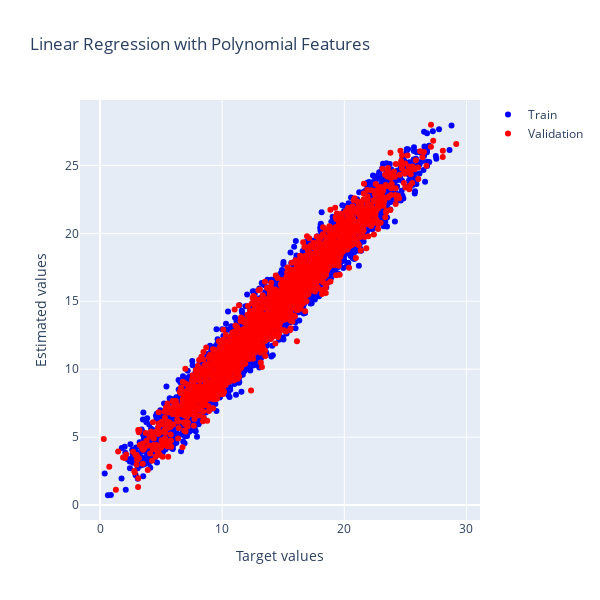

Write notebook code for a chart like this one.
### Markdown cell above
### Linear Regression Model: Polynomial Features
Generate a new feature matrix consisting of all polynomial combinations of the features with degree less than or equal to the specified degree. For example, if an input sample is two dimensional and of the form [a, b], the degree-2 polynomial features are [1, a, b, a^2, ab, b^2].

(https://scikit-learn.org/stable/modules/generated/sklearn.preprocessing.PolynomialFeatures.html)

<br> Using sklearn.pipeline and GridSearch to find best parameters/degree for polynomial features on linear regression.
<br> Result:
- polynomial features of degree 3 leads to the best results in train and validation data

### Code cell
from sklearn.preprocessing import PolynomialFeatures
from sklearn.pipeline import Pipeline

polynomial_pipeline = Pipeline([
    ('poly', PolynomialFeatures()),
    ('model', LinearRegression())
])

grid_params = {
    'poly__degree': (2,3,4),
    'poly__interaction_only': (True, False),
    'poly__include_bias': (True, False)
}

gs_2 = GridSearchCV(polynomial_pipeline, grid_params)

# Fit model to our training data
gs_2.fit(X_train, y_train)

print("\nGrid search to find best parameter settings for Linear Regression Polynomial Features\n")
print("Best parameters" + str(gs_2.best_params_)+ "\n")

# get best parameter setting and make predict
best_rf = gs_2.best_estimator_
rf_train = best_rf.predict(X_train)
rf_val = best_rf.predict(X_val)

util.print_model_statistics(y_train, rf_train, y_val, rf_val)

#scatter plot of train and validation
fig = go.Figure()

fig.update_layout(title="Linear Regression with Polynomial Features", xaxis_title="Target values", yaxis_title = "Estimated values", height=600, width=600)

fig.add_trace(go.Scatter(x=y_train, y= rf_train, mode="markers", line=go.scatter.Line(color="blue"), showlegend=True, name="Train"))

fig.add_trace(go.Scatter(x=y_val, y= rf_val, mode= "markers", line=go.scatter.Line(color="red"), showlegend=True, name="Validation"))

### Figure 1 — Plotly figure (JSON) as saved in the notebook; plotly's stock layout.template omitted (floating-point values rounded to 4 significant figures; data arrays with more than 128 entries replaced by an {"elided": "..."} marker saying what was removed)
{"data": [{"line": {"color": "blue"}, "mode": "markers", "name": "Train", "showlegend": true, "type": "scatter", "x": {"elided": "5000 float values"}, "y": {"elided": "5000 float values"}}, {"line": {"color": "red"}, "mode": "markers", "name": "Validation", "showlegend": true, "type": "scatter", "x": {"elided": "2000 float values"}, "y": {"elided": "2000 float values"}}], "layout": {"height": 600, "title": {"text": "Linear Regression with Polynomial Features"}, "width": 600, "xaxis": {"title": {"text": "Target values"}}, "yaxis": {"title": {"text": "Estimated values"}}}}
